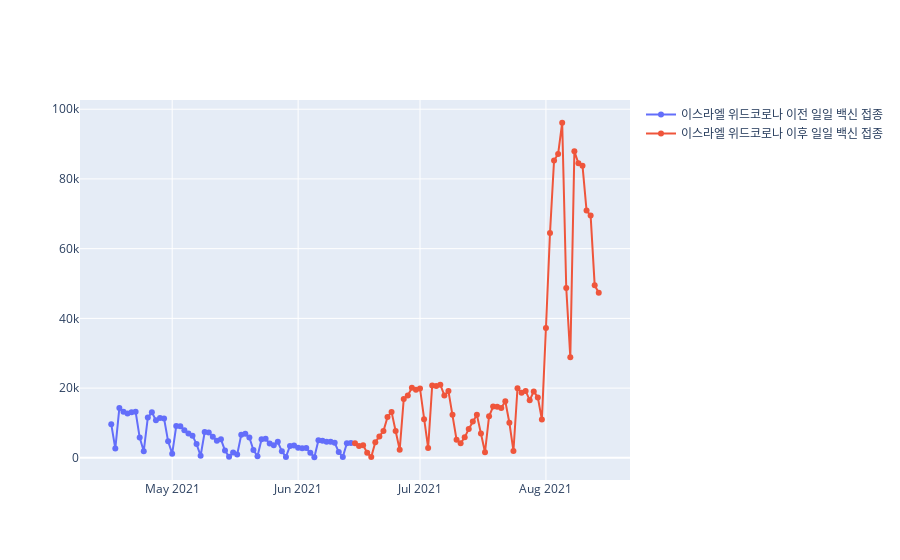

The code cell stored with this chart in its notebook:
### Code cell
fig = go.Figure()
fig.add_trace(go.Scatter(x=Israel_bc['date'], y=Israel_bc['new_vaccinations'],
                    mode='lines+markers',
                    name='이스라엘 위드코로나 이전 일일 백신 접종'))
fig.add_trace(go.Scatter(x=Israel_ac['date'], y=Israel_ac['new_vaccinations'],
                    mode='lines+markers',
                    name='이스라엘 위드코로나 이후 일일 백신 접종'))
fig.show()
